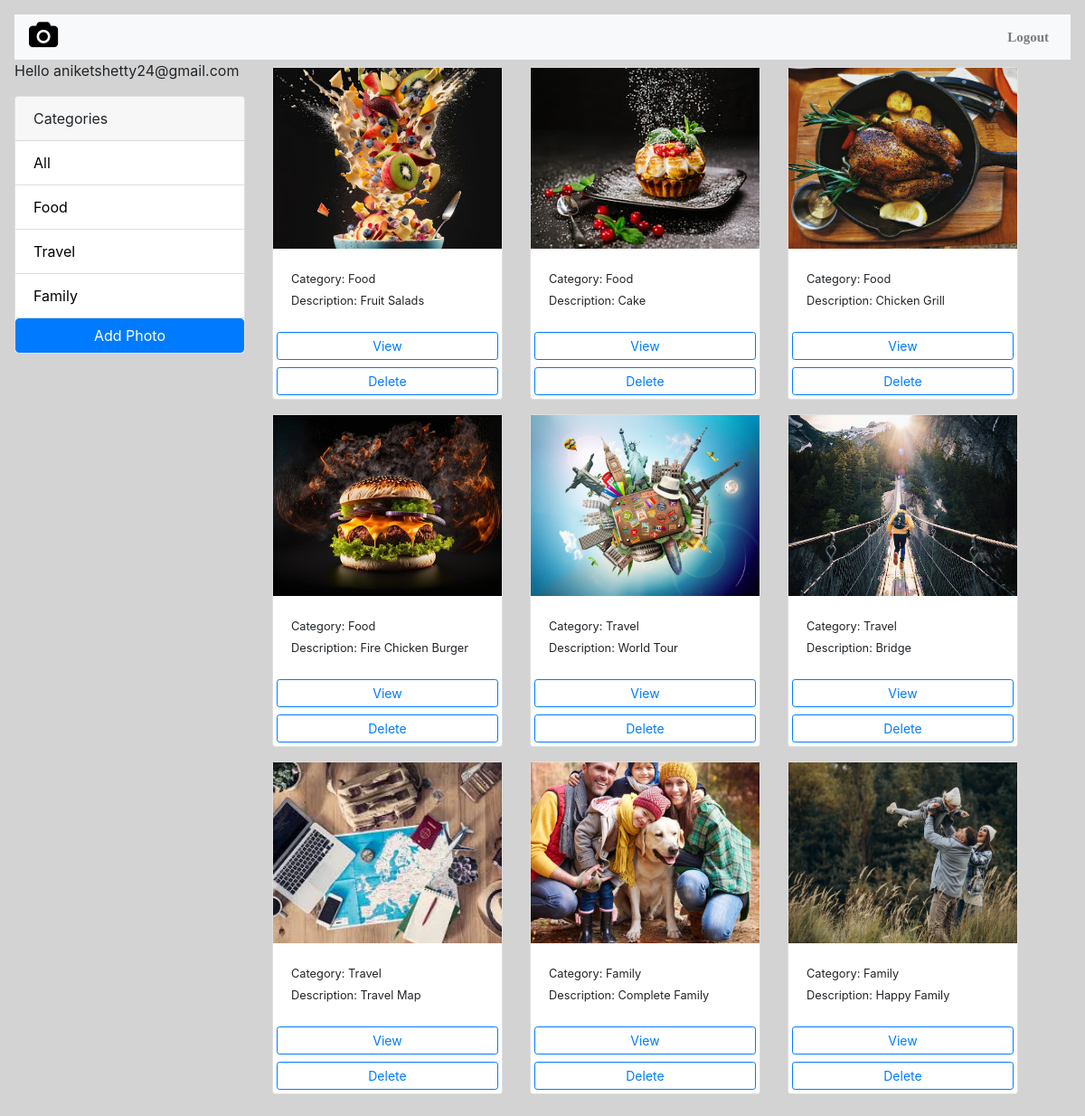
The app's page /gallery/ (signed in) with its own data.
### Photo_Album_Application/models.py (models this page shows, shortened)
class Category(models.Model):
    class Meta:
        verbose_name = 'Category'
        verbose_name_plural = 'Categories'
    user = models.ForeignKey(
        User, on_delete=models.SET_NULL, null=True, blank=True)
    name = models.CharField(max_length=100, null=False, blank=False)

class Photo(models.Model):
    class Meta:
        verbose_name = 'Photo'
        verbose_name_plural = 'Photos'
    category = models.ForeignKey(
        Category, on_delete=models.SET_NULL, null=True, blank=True)
    image = models.ImageField(null=False, blank=False)
    description = models.TextField()

### Photo_Album_Application/views.py (the view)
# urls.py: path('gallery/', views.gallery, name='gallery'),
def gallery(request):
    user = request.user
    print(user, " gallery")
    category = request.GET.get('category')
    if category == None:
        photos = Photo.objects.filter(category__user=user)
    else:
        photos = Photo.objects.filter(
            category__name=category, category__user=user)
    categories = Category.objects.filter(user=user)
    context = {'categories': categories, 'photos': photos}
    return render(request, 'gallery.html', context)

### Photo_Album_Application/templates/gallery.html (shortened to what this page needs)
<!DOCTYPE html>
<html lang="en">
<head>
    <link href="https://stackpath.bootstrapcdn.com/bootstrap/4.5.2/css/bootstrap.min.css" rel="stylesheet">
    <link rel="stylesheet" href="https://cdnjs.cloudflare.com/ajax/libs/font-awesome/4.7.0/css/font-awesome.min.css">
    <link href="https://stackpath.bootstrapcdn.com/bootstrap/4.5.2/css/bootstrap.min.css" rel="stylesheet">
    <link rel="stylesheet" href="https://cdnjs.cloudflare.com/ajax/libs/font-awesome/4.7.0/css/font-awesome.min.css">
    {% load static %}
</head>
<body>
    <nav class="navbar navbar-expand-lg navbar-light bg-light">
        <a class="navbar-brand" href=""><i class="fa fa-camera" style="font-size:30px;color:black"></i></a>
        <div class="collapse navbar-collapse" id="navbarNav">
            <ul class="navbar-nav ml-auto">
                <li class="nav-item active">
                <li class="nav-item">
                    <a class="nav-link" href="{% url 'home'%}"><b>Logout</b></a>
                </li>
            </ul>
        </div>
    </nav>
    <body class="m-3">
    <div class="container">
        <div class="row">
            <div class="col-md-3">
                {% if request.user.is_authenticated %}
                <p>Hello {{request.user}}</p>
                {% endif %}
                <div class="card my-3">
                    <div class="card-header">
                        Categories
                    </div>
                    <ul class="list-group list-group-flush">
                        <li class="list-group-item">
                            <a href="{% url 'gallery' %}">All</a>
                        </li>
                        {% for category in categories %}
                        <li class=" list-group-item">
                            <a href="{% url 'gallery' %}?category={{category.name}}">
                                {{category.name}}
                            </a>
                        </li>
                        {% endfor %}
                        <a href="{% url 'add' %}" class="btn btn-primary btn-block ">Add Photo</a>
                    </ul>
                </div>
            </div>
            <div class="col-md-9">
                <div class="row">
                    {% for photo in photos %}
                    <div class="col-md-4">
                        <div class="card my-2">
                            <img class="image-thumbail" src="{{photo.image.url}}" alt="Card image cap">
                            <div class="card-body">
                                <small>Category: {{photo.category.name}}</small>
                                <br>
                                <small>Description: {{photo.description}}</small>
                            </div>
                            <a href="{% url 'photo' photo.id %}" class="btn btn-outline-primary btn-sm m-1">View</a>
                            <a class="btn btn-outline-primary btn-sm m-1" onclick ="delete_photo({{photo.id}})">Delete</a>
                        </div>
                    </div>
                    {% empty %}
                    <h3>No photos</h3>
                    {% endfor %}
                </div>
            </div>
        </div>
    </div>
</body>
<link rel='stylesheet' href='https://cdn.jsdelivr.net/npm/sweetalert2@7.12.15/dist/sweetalert2.min.css'></link>
</html>

### Photo_Album_Application/templates/gallery.html (style rules this page uses)
.image-thumbail { height: 200px; object-fit: cover; }
.list-group-item a { text-decoration: none; color: black; }
.navbar { font-family: Times, serif, Arial Black; font-size: 15px; background-color: grey; height: 60px; text-align: center; text-decoration: none; }
.navbar { font-family: Georgia, serif, Arial Black; font-size: 15px; background-color: black; height: 50px; text-align: center; text-decoration: none; }
body { background-color: lightgrey; }
.container { margin-left: -15px; }

### records on screen
Category: name "Food"
Category: name "Travel"
Category: name "Family"
Photo: image (picture), category.name "Food", description "Fruit Salads"
Photo: image (picture), category.name "Food", description "Cake"
Photo: image (picture), category.name "Food", description "Chicken Grill"
Photo: image (picture), category.name "Food", description "Fire Chicken Burger"
Photo: image (picture), category.name "Travel", description "World Tour"
Photo: image (picture), category.name "Travel", description "Bridge"
Photo: image (picture), category.name "Travel", description "Travel Map"
Photo: image (picture), category.name "Family", description "Complete Family"
Photo: image (picture), category.name "Family", description "Happy Family"

### other values on screen
{{ request.user }} "aniketshetty24@gmail.com"
